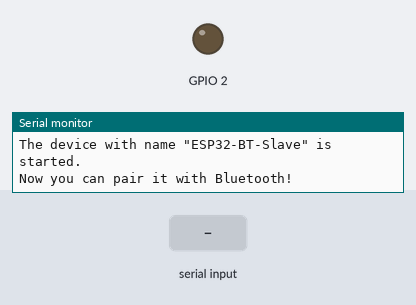
Simulated run of this sketch. Board: ESP32. On the bench: output pins drawn as LEDs (lit = HIGH), the last lines printed to the serial monitor. The test bench sets the inputs (shaded band). Nothing arrives over Bluetooth unless stated.

Above: at 1.2 s.
1.3 s: "1\n" received over the second serial link
At 1.6 s:
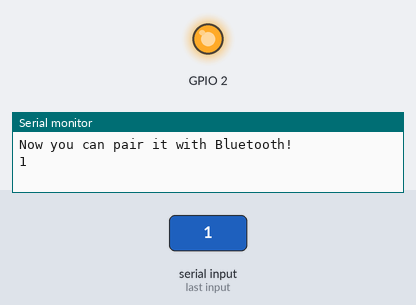
2.8 s: "0\n" received over the second serial link
At 4.0 s:
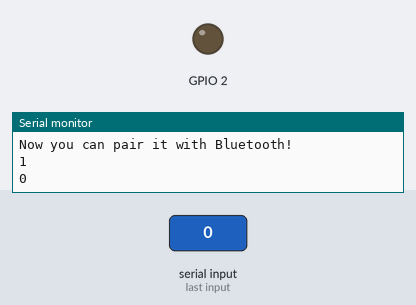
Timing chart, 0 to 5.8 s (numbered marks = the images above; inputs shaded):
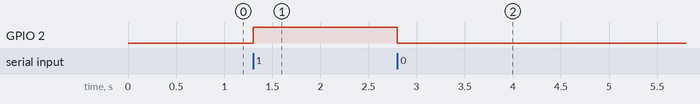

The sketch:

ESP32_BluetoothClassic.ino
```cpp
#include "BluetoothSerial.h"

const char *pin = "1234"; // Secure PIN.

String device_name = "ESP32-BT-Slave";

char Incoming_value = 0;

#if !defined(CONFIG_BT_ENABLED) || !defined(CONFIG_BLUEDROID_ENABLED)
#error Bluetooth is not enabled! Please run `make menuconfig` to and enable it
#endif

#if !defined(CONFIG_BT_SPP_ENABLED)
#error Serial Bluetooth not available or not enabled. It is only available for the ESP32 chip.
#endif

BluetoothSerial SerialBT;

void setup()
{
  pinMode(2, OUTPUT);
  Serial.begin(115200);
  SerialBT.begin(device_name);
  Serial.printf("The device with name \"%s\" is started.\nNow you can pair it with Bluetooth!\n", device_name.c_str());
  #ifdef USE_PIN
    SerialBT.setPin(pin);
    Serial.println("Using PIN");
  #endif
}

void loop() {
  if(SerialBT.available() > 0)
  {
    Incoming_value = SerialBT.read();
    Serial.print(Incoming_value);
    Serial.print("\n");
    if(Incoming_value == '1')
      digitalWrite(2, HIGH);
    else if(Incoming_value == '0')
      digitalWrite(2, LOW);
  }
}
```

Measured:
- after the input at 1.3 s, GPIO 2: LOW → HIGH at once
- after the input at 2.8 s, GPIO 2: HIGH → LOW at once
